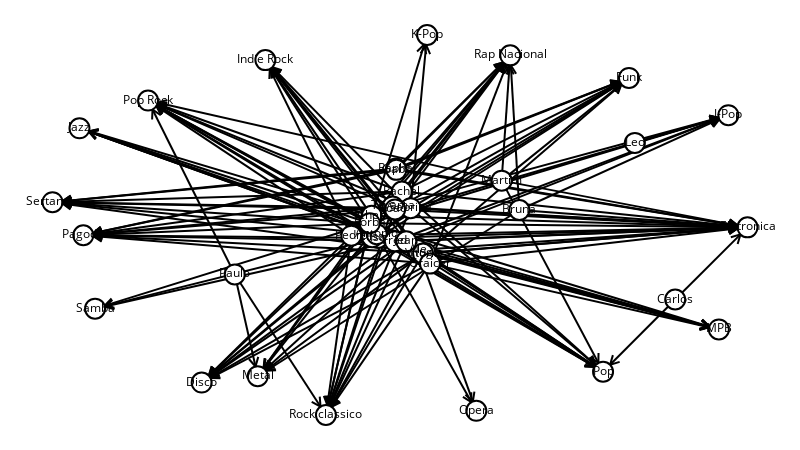

This figure's notebook cell:
### Code cell
sn.show_graph(g2, nlab=True)

### Figure 1 — Plotly figure (JSON) as saved in the notebook; plotly's stock layout.template omitted (floating-point values rounded to 4 significant figures; data arrays with more than 128 entries replaced by an {"elided": "..."} marker saying what was removed)
{"data": [{"hoverinfo": "none", "line": {"color": "rgb(0, 0, 0)", "width": 2}, "mode": "lines", "x": {"elided": "1251 float values"}, "y": {"elided": "1251 float values"}}, {"hoverinfo": "none", "marker": {"color": "rgb(255, 255, 255)", "line": {"color": "rgb(0, 0, 0)", "width": 2}, "size": 20}, "mode": "markers+text", "text": ["Samba", "Isa", "Chen", "MPB", "Rap Nacional", "Pop", "Ale", "Rapha", "Paulo", "Elisa", "Pedro", "Antonio", "Forba", "Hugo", "K-Pop", "Metal", "Vitoria", "Indie Rock", "Fred", "Funk", "Rachel", "Toyama", "Sertanejo", "Sabrina", "Eletronica", "Pop Rock", "Disco", "Gabs", "Opera", "Bruna", "Martim", "Pagode", "Rock classico", "Joao", "Jean", "Carlos", "Jazz", "J-Pop", "Leo", "Graicer"], "textfont": {"color": "rgb(0, 0, 0)"}, "textposition": "middle center", "x": [0.06124, 0.4682, 0.4593, 0.9588, 0.6586, 0.7922, 0.5255, 0.4942, 0.2623, 0.46, 0.43, 0.4665, 0.4565, 0.5366, 0.539, 0.2953, 0.5332, 0.3063, 0.4926, 0.8294, 0.5027, 0.4895, 0, 0.5153, 1, 0.1375, 0.2146, 0.4948, 0.6098, 0.6718, 0.6463, 0.04433, 0.3934, 0.4929, 0.5091, 0.896, 0.0388, 0.9725, 0.838, 0.5431], "y": [0.2799, 0.4659, 0.524, 0.2251, 0.9465, 0.1138, 0.4345, 0.6486, 0.3698, 0.4678, 0.4719, 0.476, 0.5048, 0.4264, 1, 0.1021, 0.4248, 0.9339, 0.4572, 0.8869, 0.5881, 0.5489, 0.5601, 0.5442, 0.4938, 0.8275, 0.08529, 0.6451, 0.01101, 0.5395, 0.6168, 0.473, 0, 0.541, 0.457, 0.304, 0.7545, 0.789, 0.7161, 0.3984]}], "layout": {"height": 450, "margin": {"b": 0, "l": 0, "r": 0, "t": 0}, "showlegend": false, "width": 800, "xaxis": {"showgrid": false, "showticklabels": false, "zeroline": false}, "yaxis": {"showgrid": false, "showticklabels": false, "zeroline": false}}}
